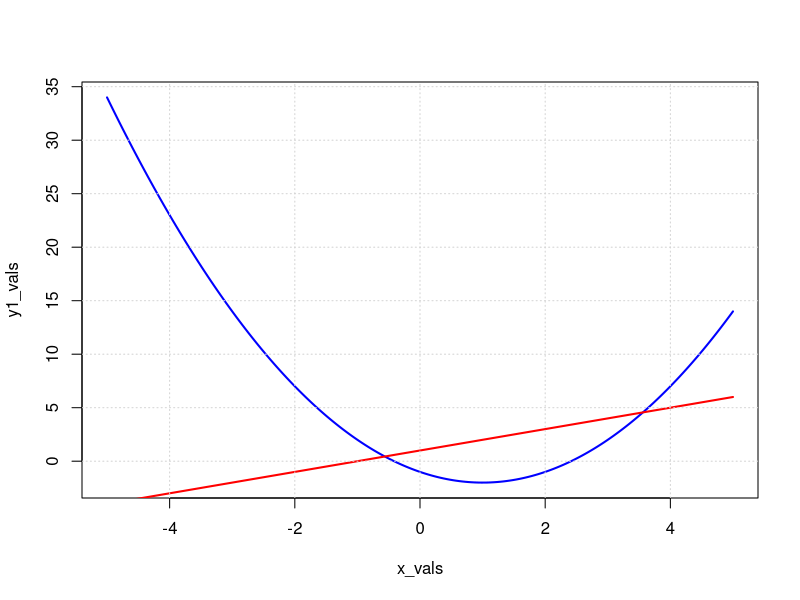
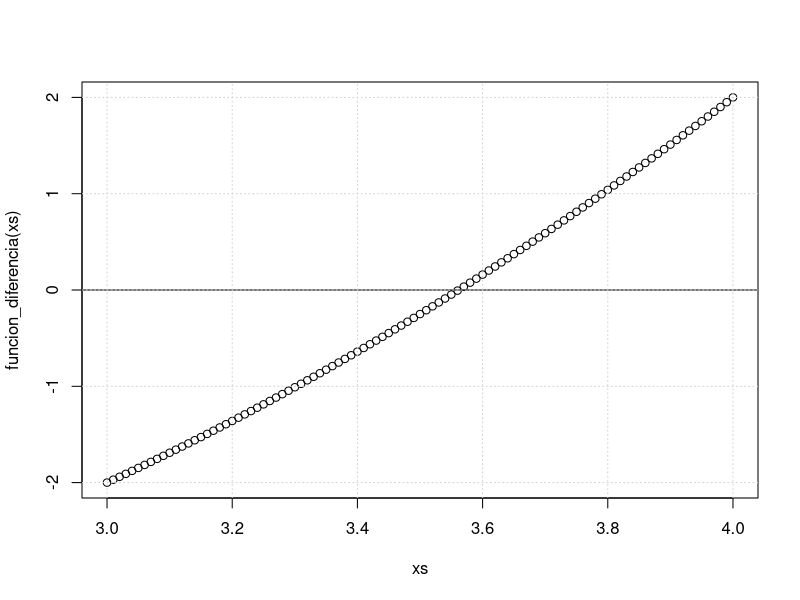
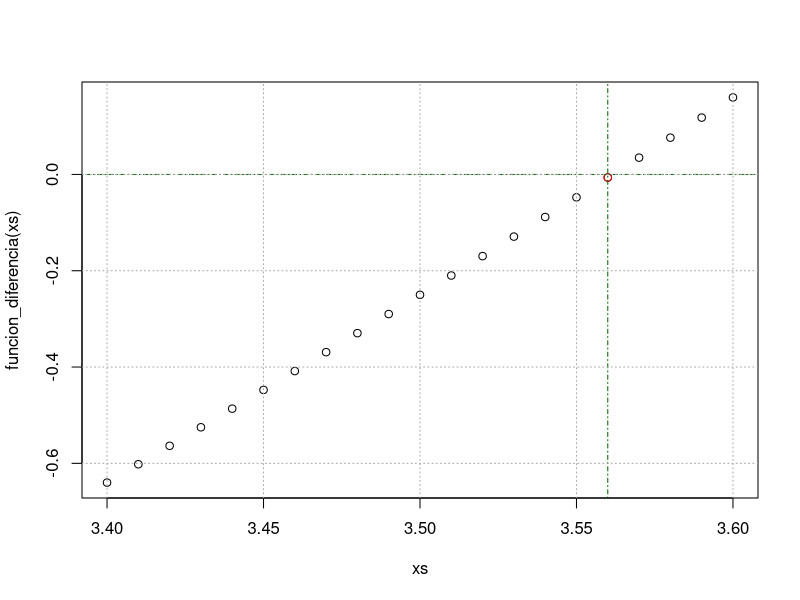
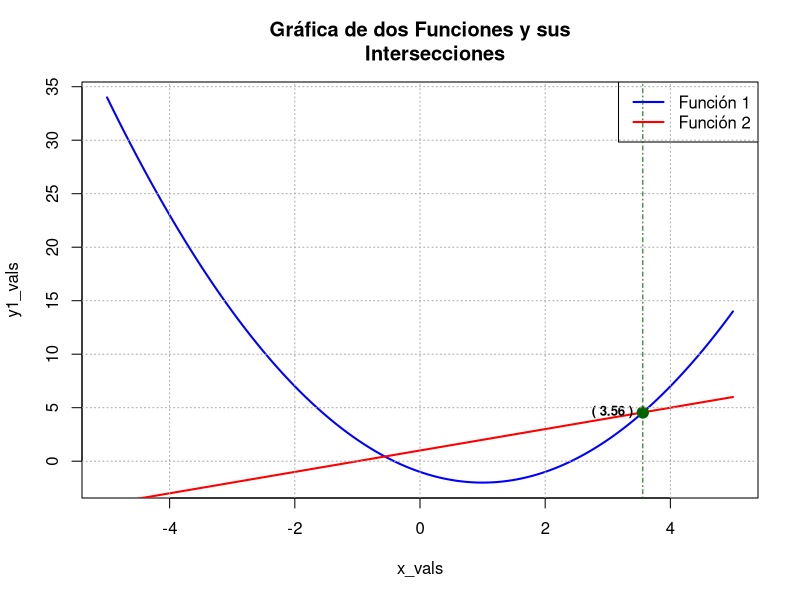

R code for these plots, in order:
## ---- chunk 1
knitr::opts_chunk$set(echo = TRUE, message=FALSE, warning=FALSE) # Opciones comunes de chunk
## ---- chunk 2
funcion1 <- function(x) {
  return(x^2 - 2*x - 1) # Ejemplo: y = x^2 - 2x - 1 
  }

# Ejemplo de Función 2: Una recta
funcion2 <- function(x) {
  return(x + 1)         # Ejemplo: y = x + 1
}
## ---- chunk 3
intervalo1 <- c(-2, 0) # Buscar una raíz entre x=-2 y x=0
intervalo2 <- c(2, 4)  # Buscar otra raíz entre x=2 y x=4

## ---- chunk 4

x_min <- -5   # Valor mínimo de x
x_max <-  5    # Valor máximo de x
num_puntos <- 200 # Número de puntos para generar (más puntos = curva más suave)

# Genera la secuencia de valores de x
x_vals <- seq(x_min, x_max, length.out = num_puntos)
## ---- chunk 5

y1_vals <- funcion1(x_vals)
y2_vals <- funcion2(x_vals)
## ---- chunk 6
plot(x_vals, y1_vals, type = "l", col = "blue", lwd = 2 )

# Añade la segunda función a la gráfica existente
lines(x_vals, y2_vals, type = "l", col = "red", lwd = 2)
grid()
## ---- chunk 7
funcion_diferencia <- function(x) {
  return(funcion1(x) - funcion2(x))
}
## ---- chunk 8
xs <- seq(from = 3, to = 4, by = 0.01)
plot(xs,funcion_diferencia(xs))
abline(h=0)
grid()
## ---- chunk 9
xs <- seq(from = 3.4, to = 3.6, by = 0.01)

diferencia <- -1
i=0

while (diferencia < 0) {
   i = i+1
 diferencia <- funcion_diferencia(xs[i])
   # Imprimir el estado actual (opcional)
  cat("X(", i, ")= ",diferencia, ",  X =",xs[i],"\n")
}

## ---- chunk 10
plot(xs,funcion_diferencia(xs))
points(xs[17],funcion_diferencia(xs[17]),pch=21, col="red")
abline(h=0, v = xs[17],
         col = "darkgreen", lty = 4)
grid(col = "darkgray")
## ---- chunk 11
plot(x_vals, y1_vals, 
     type = "l", col = "blue", lwd = 2,
     main = "Gráfica de dos Funciones y sus
     Intersecciones")

# Añade la segunda función a la gráfica existente

lines(x_vals, y2_vals, type = "l",
      col = "red", lwd = 2)

# Añade una leyenda
legend("topright", # Posición de la leyenda (puedes cambiarla)
       legend = c("Función 1", "Función 2"),
       col = c("blue", "red"),
       lwd = 2,
       bty = "y") # caja alrededor de la leyenda

xs <- seq(from = 3.4, to = 3.6, by = 0.01)

points(xs[17], funcion1(xs[17]) ,
         col = "darkgreen", # Color del punto
         pch = 19,         # Tipo de marcador (círculo sólido)
         cex = 1.5)        # Tamaño del marcador

# Añadir líneas punteadas a los ejes para facilitar la lectura de coordenadas
  abline(v = xs[17],
         col = "darkgreen", lty = 4)

# Añadir etiquetas de texto (ajustar 'pos' si se solapan)
  text(xs[17],funcion1(xs[17]),
       labels = paste("(", round(xs[17], 2), ")"), pos = c(2, 1), 
       cex = 0.8,
       col = "black",
       font = 2) # Negrita
grid(col = "darkgray", lty = "dotted")
## ---- chunk 12
fx <- function(x) {
  return(x^2 - 3*x - 2)  
  }

## ---- chunk 13
intervalo <- c(2, 4)  # Buscar otra raíz entre x=2 y x=4
intervalo1 <- c(-2, 0) # Buscar una raíz entre x=-2 y x=0
## ---- chunk 14
uniroot(fx, interval = intervalo1)
uniroot(fx,intervalo)
